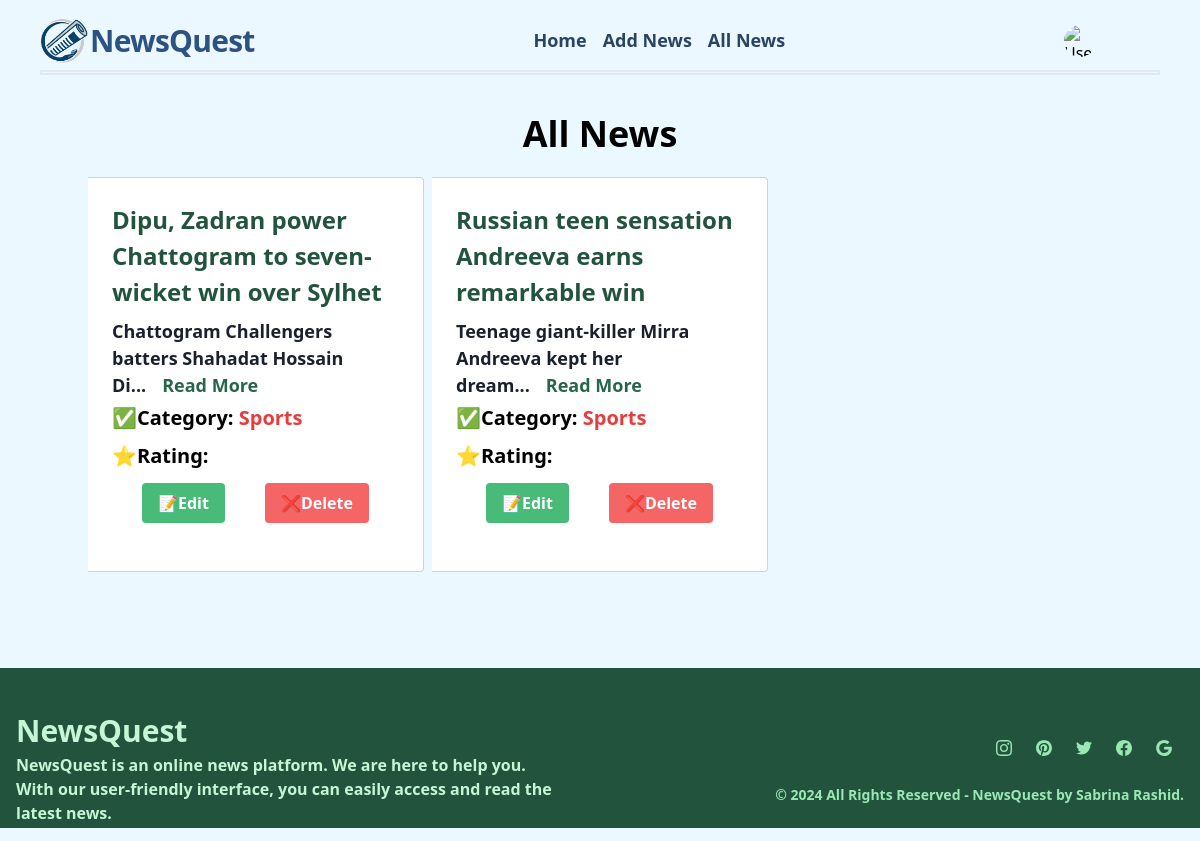
Before: /news/all_news/ (signed in) with the older database file.
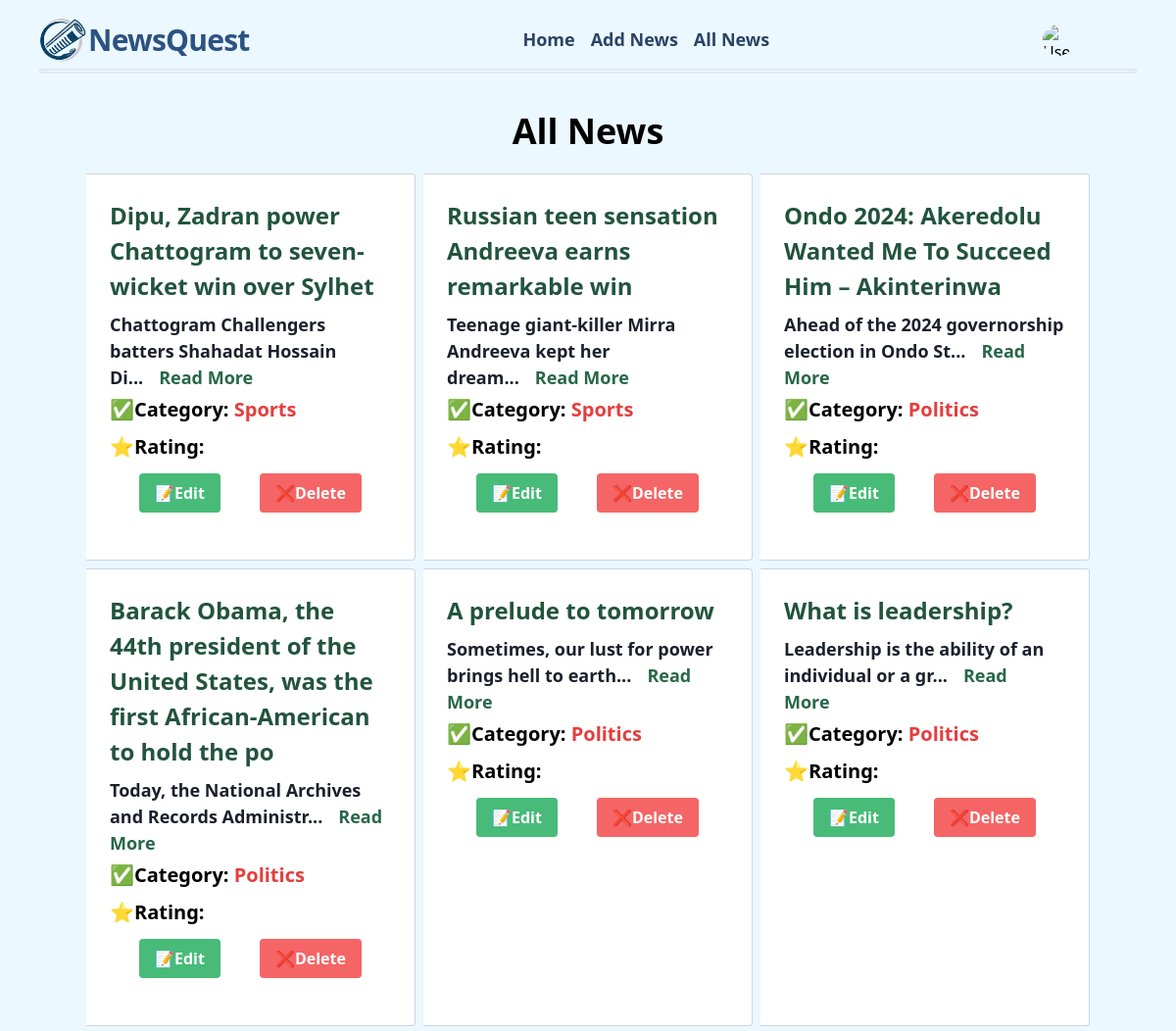
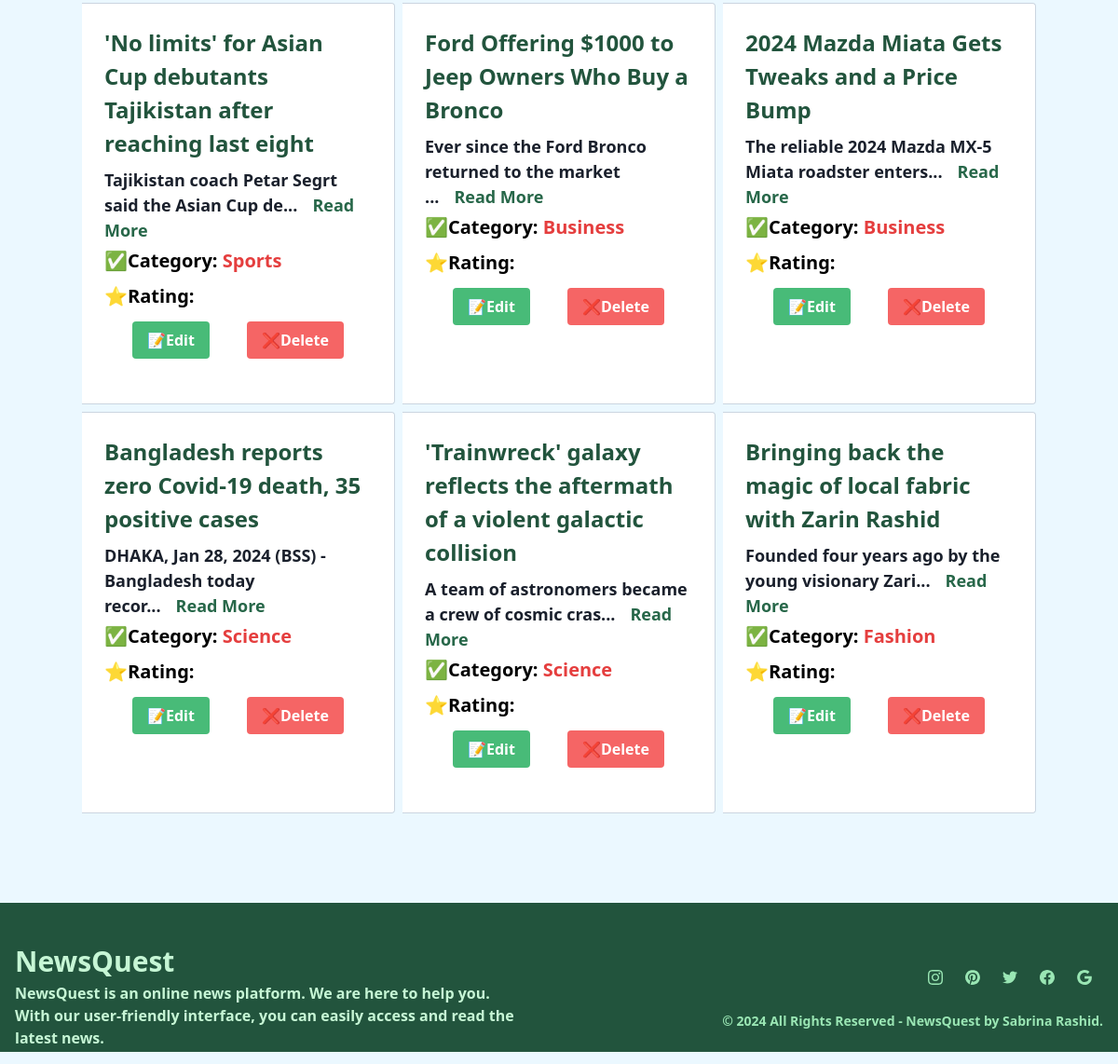
After: the same page with the newer database file (2 pictures, top to bottom).
### news/models.py (models this page shows, shortened)
class New(models.Model):
    categories = models.CharField(max_length=50, choices=CATEGORY_CHOICES)
    title = models.CharField(max_length=100)
    image = models.ImageField(upload_to='news/media/uploads', blank=True, null=True)
    description = models.TextField()
    publishing_time = models.DateTimeField(default=timezone.now)
    rating = models.IntegerField(default=0)

### news/views.py (the view)
# urls.py: path('all_news/', views.all_news, name='all_news'),
@login_required
def all_news(request):
    newses = New.objects.all()
    return render(request, 'news/all_news.html', {'newses': newses})

### news/templates/news/all_news.html (shortened to what this page needs)
{% extends 'base.html' %}
{% load static %}
{% block content %}
<div class="container mb-20">
    <h1 class="text-4xl font-bold mb-4 text-center">All News </h1>
    <div class="container grid grid-cols-1 md:grid-cols-3 gap-2">
        {% for news in newses %}
        <div
            class="border-r border-b border-l border-gray-400 lg:border-l-0 lg:border-t lg:border-gray-400 bg-white rounded-b lg:rounded-b-none lg:rounded-r p-6 flex flex-col justify-between leading-normal ">
            <div class="mb-2">
                <h2 class="text-green-900 font-bold text-2xl mb-2">{{ news.title }}</h2>
                <p class="mb-1 font-bold text-gray-900 text-lg">{{ news.description|slice:":50" }}...<a
                        href="{% url 'details_new' news.id %}"
                        class="mb-3  text-green-800 hover:text-red-600 px-4 py-2 rounded">Read More</a></p>
                <p class="mb-2 text-xl font-bold">✅Category: <span class="text-red-600">{{ news.categories }}</span></p>
                <p class="mb-3 text-xl font-bold">⭐Rating:  </p>
                {% if request.user.is_authenticated and user.account.is_editor %}
                <div class="flex flex-cols md:flex-rows items-center justify-center gap-10 mb-4">
                    <a href="{% url 'edit_news' news.id %}"
                        class="bg-green-500 hover:bg-green-700 text-white font-bold py-2 px-4 rounded">📝Edit</a>
                    <a href="{% url 'delete_news' news.id %}"
                        class="bg-red-500 hover:bg-red-700 text-white font-bold py-2 px-4 rounded">❌Delete</a>
                </div>
                {% endif %}
            </div>
        </div>
        {% endfor %}
    </div>
</div>
{% endblock %}

Changed rows visible on the page:
added New: title "Ondo 2024: Akeredolu Wanted Me To Succeed Him – Akinterinwa", description "Ahead of the 2024 governorship election in Ondo St", categories "Politics"
added New: title "Barack Obama, the 44th president of the United States, was the first African-American to hold the po", description "Today, the National Archives and Records Administr", categories "Politics"
added New: title "A prelude to tomorrow", description "Sometimes, our lust for power brings hell to earth", categories "Politics"
added New: title "What is leadership?", description "Leadership is the ability of an individual or a gr", categories "Politics"
added New: title "'No limits' for Asian Cup debutants Tajikistan after reaching last eight", description "Tajikistan coach Petar Segrt said the Asian Cup de", categories "Sports"
added New: title "Ford Offering $1000 to Jeep Owners Who Buy a Bronco", description "Ever since the Ford Bronco returned to the market", categories "Business"
added New: title "2024 Mazda Miata Gets Tweaks and a Price Bump", description "The reliable 2024 Mazda MX-5 Miata roadster enters", categories "Business"
added New: title "Bangladesh reports zero Covid-19 death, 35 positive cases", description "DHAKA, Jan 28, 2024 (BSS) - Bangladesh today recor", categories "Science"
added New: title "'Trainwreck' galaxy reflects the aftermath of a violent galactic collision", description "A team of astronomers became a crew of cosmic cras", categories "Science"
added New: title "Bringing back the magic of local fabric with Zarin Rashid", description "Founded four years ago by the young visionary Zari", categories "Fashion"
